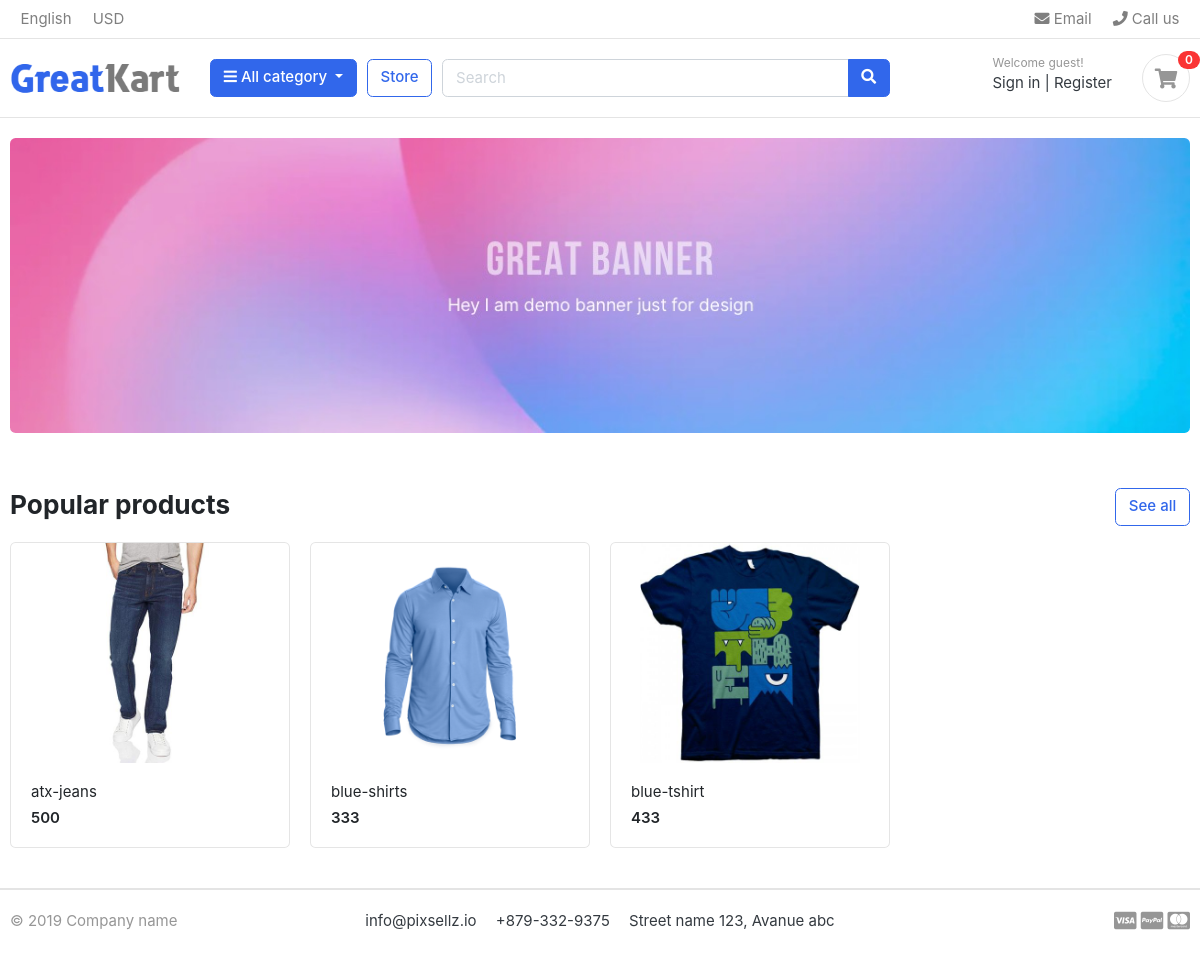
The page / on the database its author committed.
### store/models.py (models this page shows)
class Product(models.Model):
  product_name = models.CharField(max_length=150 , unique = True )
  slug = models.SlugField(max_length=150 , unique = True)
  description = models.CharField(max_length=500, blank = True )
  price = models.IntegerField()
  images = models.ImageField(upload_to='photos/products')
  stock  = models.IntegerField()
  is_available = models.BooleanField(default = True)
  category = models.ForeignKey( Category , on_delete =  models.CASCADE)
  created_date = models.DateTimeField(auto_now_add = True)
  modified_date = models.DateTimeField(auto_now_add = True)
  def __str__(self):
    return self.product_name
  def get_url(self):
    return reverse('product_detail',args = [ self.category.slug,self.slug])

### ecommercesite/views.py (the view)
# urls.py: path('', views.home,name = 'home'),
def home(request):
  Products = Product.objects.all().filter(is_available= True)
  print(Products)
  context = {
    'products' :  Products,
  }
  return render(request,'home.html',context)

### carts/context_processors.py (called while the page is built)
def counter(request):
  cart_count = 0
  if 'admin' in request.path:
    return {}
  else:
    try:
      cart = Cart.objects.filter(cart_id = _cart_id(request))
      cart_items = CartItem.objects.all().filter(cart = cart[:1])
      for cart_item in cart_items:
        cart_count += cart_item.quantity
    except cart.DoesNotExist:
      cart_count = 0
    return dict(cart_count = cart_count)

### carts/views.py (called while the page is built)
def _cart_id(request):
  cart = request.session.session_key
  if not cart:
    cart = request.session.create()
  return cart

### category/context_processors.py (called while the page is built)
def media_links(request):
  links = Category.objects.all()
  return dict(links = links)

### category/models.py (called while the page is built)
  def get_url(self):
    return reverse('products_by_category',args=[self.slug])

### templates/home.html
{% extends 'base.html' %}
{% load static %}
{% block content%}
    <section class="section-intro padding-y-sm">
      <div class="container">
        <div class="intro-banner-wrap">
          <img src="{% static 'images/banners/1.jpg'%}" class="img-fluid rounded" />
        </div>
      </div>
    </section>
    <section class="section-name padding-y-sm">
      <div class="container">
        <header class="section-heading">
          <a href= "{% url 'store' %}" class="btn btn-outline-primary float-right"
            >See all</a
          >
          <h3 class="section-title">Popular products</h3>
        </header>
        <div class="row">
        {% for product in products %}
          <div class="col-md-3">
            <div class="card card-product-grid">
              <a href="{{ product.get_url }}" class="img-wrap">
                <img src="{{ product.images.url }}" />
              </a>
              <figcaption class="info-wrap">
                <a href="{{ product.get_url }}" class="title"
                  >{{ product.product_name }}</a
                >
                <div class="price mt-1">{{product.price}}</div>
              </figcaption>
            </div>
          </div>
          {% endfor %}
        </div>
      </div>
    </section>
  </body>
</html>
{% endblock %}

### ecommercesite/static/css/ui.css (style rules this page uses)
html { font-family: "Inter", sans-serif; font-size: 15px; }
.img-wrap { text-align: center; display: block; }
.img-wrap img { max-width: 100%; }
.padding-y-sm { padding-top: 20px; padding-bottom: 20px; }
.section-heading { margin-bottom: 20px; margin-top: 15px; }
.section-title { color: #212529; }
[class*=card-product] a.title { color: #212529; display: block; }
[class*=card-product] .img-wrap { overflow: hidden; position: relative; }
[class*=card-product] .img-wrap img { height: 100%; max-width: 100%; width: auto; display: inline-block; -o-object-fit: cover; object-fit: cover; }
.card-product-grid { margin-bottom: 20px; }
.card-product-grid .img-wrap { border-radius: 0.2rem 0.2rem 0 0; height: 220px; }
.card-product-grid .info-wrap { overflow: hidden; padding: 18px 20px; }
.card .img-wrap { overflow: hidden; }
.price { font-weight: 600; color: #212529; }

### rows shown on the page
Product: images (picture), product_name "atx-jeans", price "500"
Product: images (picture), product_name "blue-shirts", price "333"
Product: images (picture), product_name "blue-tshirt", price "433"

### other values the page prints
{{ cart_count }} "0"
